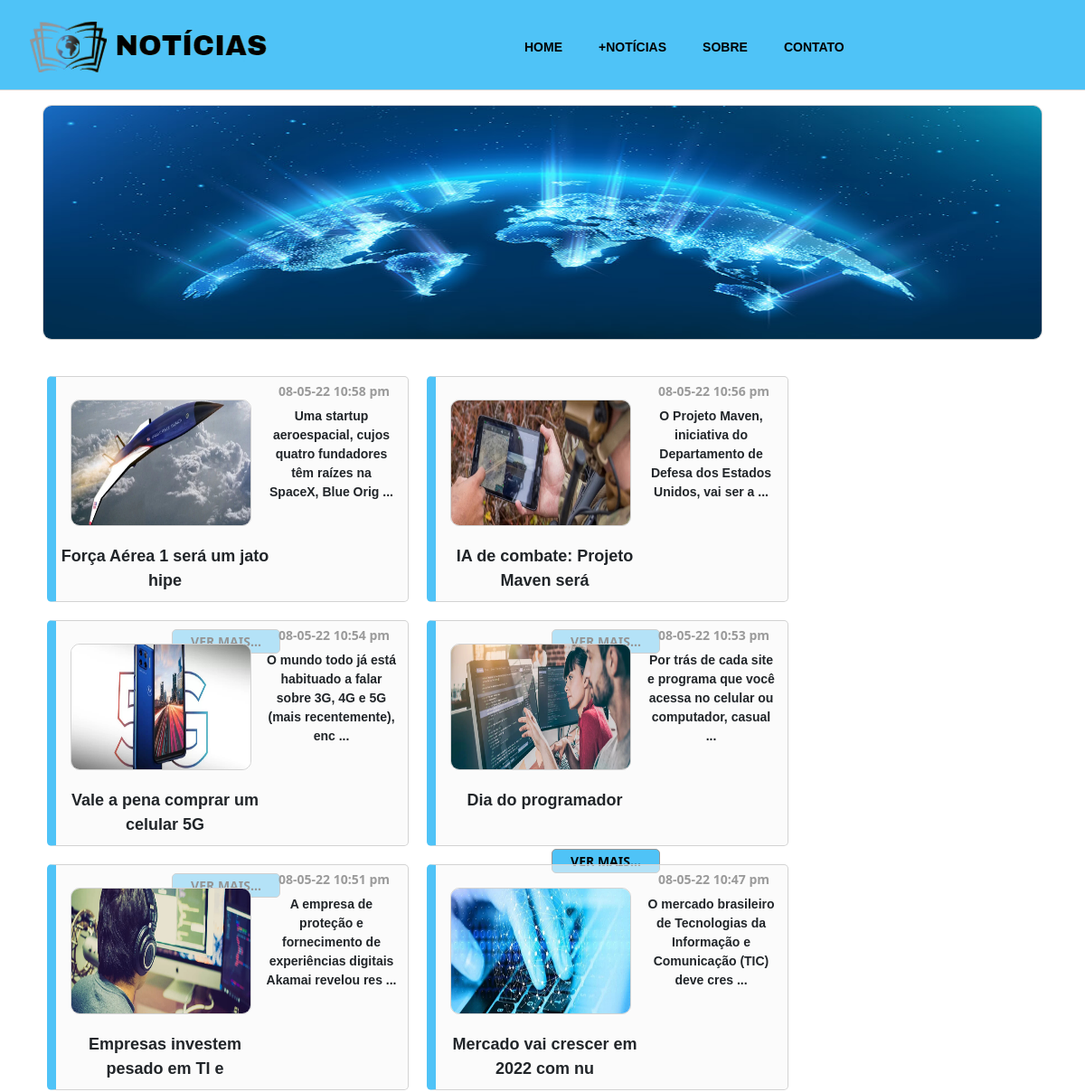
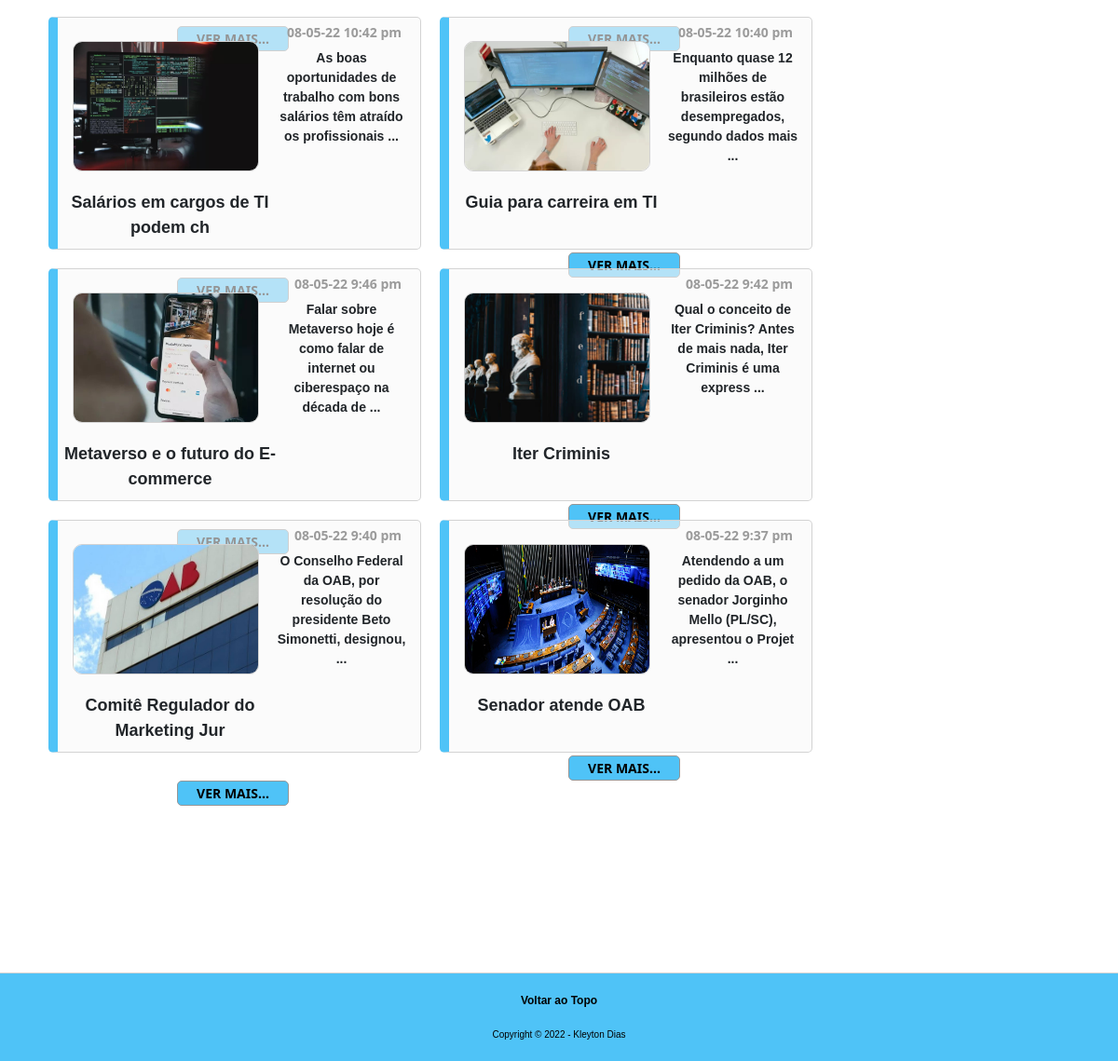
The page / on the database its author committed (2 pictures, top to bottom).
### tables this page shows
CREATE TABLE `noticias` (
  `id` int(11) NOT NULL,
  `titulo` varchar(100) NOT NULL,
  `data` timestamp NOT NULL DEFAULT current_timestamp(),
  `texto` longtext NOT NULL,
  `imagem` varchar(300) NOT NULL
);

### conexao.php (called while the page is built, shortened)
<?php
function formatData1($data){
    return date('d-m-y', strtotime($data));
}
function formatData2($data2){
    return date('g:i a', strtotime($data2));
}
?>

### index.php (the view, shortened to what this page needs)
<!DOCTYPE html>
<html lang="pt-br">
<head>
    <link rel="stylesheet" href="./css/style.css">
    <link href="https://cdn.jsdelivr.net/npm/bootstrap@5/dist/css/bootstrap.min.css" rel="stylesheet">
</head>
<body>
    <div class="menu">
        <div id="imglogo">
            <a href = "index.php"><img src="./img/logo1.png" alt=""></a></li>
        </div>
        <ul>
            <li><a href = "index.php">Home</a></li>
            <li><a href = "inserir.php">+Notícias</a></li>
            <li><a href = "index.php">Sobre</a></li>
            <li><a href = "index.php">Contato</a></li>
        </ul>
    </div>
    <div class="container-fluid text-center img1">
        <img src="./img/img2.jpg" alt="">
    </div>
    <div class="container-fluid text-center">
        <div class="divprincipal">
    <?php
            include 'conexao.php';
            $sql="SELECT * FROM noticias ORDER BY id DESC";
            $query= mysqli_query($conexao, $sql);
            while($dados= mysqli_fetch_array($query)){
            ?>
            <div class="div1">
                <img class="imagens" src="img/<?php echo $dados['imagem'];?>" alt="">
                <div class="div4">
                    <label id="label1"><?php echo  formatData1($dados['data']);?></label>
                    <label id="label2"><?php echo  formatData2($dados['data']);?></label>
                </div>
                <div class="div2">
                    <?php echo substr($dados['titulo'], 0, 34);?>
                </div>
                <div class="div3">
                    <?php  echo substr($dados['texto'], 0, 83)." ...";?>
                </div>
                <form class="" action="noticias.php" method="post">
                <input id="lernoticia" type="submit" name="noticias" value="Ver Mais...">
                </form>
            </div>
    <?php } ?>
        </div>
    </div>
   <br>
    <footer>
        <a href="#imglogo">Voltar ao Topo</a><br><br>
        <label>Copyright &copy 2022 - Kleyton Dias</label>
    </footer>
</body>
</html>

### css/style.css (style rules this page uses)
* { margin: 0; padding: 0; }
div#imglogo img { position:absolute; margin-top: 20px; margin-left: 2%; }
div ul { padding-left: 60%; list-style-type: none; width: 100%; height: 100px; background-color: #4fc3f7; border-bottom: 1px #d3d3d3 solid; }
div ul li { margin-left: 50%; text-align: right; margin-top: 35px; float: left; margin-left: 30px; font-family: Verdana, Geneva, Tahoma, sans-serif; text-transform: uppercase; }
div ul li a { text-decoration: none; color:black; font-size: 18px; font-weight: bold; }
div.img1 img { width: 94%; height: 260px; border: 1px #d3d3d3 solid; border-radius: 10px; }
div.divprincipal { margin-top: 40px; margin-left: 20px; margin-right: 20px; margin-bottom: 30px; }
div.div1 { background-color: #f8f8f898; width: 400px; height: 250px; border: 1px #d3d3d3 solid; border-radius: 5px; border-left: 10px #4fc3f7 solid; float: left; margin-left: 20px; margin-bottom: 20px; padding-top: 5px; }
div.div2 { font-family: Verdana, Geneva, Tahoma, sans-serif; text-align: center; width: 260px; max-height: 160px; overflow: hidden; float: left; font-size: 18px; font-weight: bold; padding-right: 24px; padding-left: 5px; }
.imagens { width: 200px; height: 140px; border-radius: 10px; border: 1px #d3d3d3 solid; float: left; margin: 20px 16px; }
div.div3 { font-family: Verdana, Geneva, Tahoma, sans-serif; font-size: 14px; margin-top: 28px; margin-right: 12px; font-weight: bold; }
div.div4 { font-size: 14px; font-weight: bold; float: right; padding-right: 20px; color: #9b9b9b; }
input#lernoticia { background-color: #4fc3f7; margin-top: 40px; font-size: 14px; color: black; border-radius: 5px; border: 1px #969696 solid; padding: 2px 20px; text-transform: uppercase; font-weight: 600; margin-right: 13px; }
footer { margin-top: 80%; border-top: 0.2px solid #d3d3d3; padding: 20px 0 20px; background-color: #4fc3f7; text-align: center; font-family: Verdana, Geneva, Tahoma, sans-serif; font-size: 12px; }
footer a { font-weight: 600; color: black; text-decoration: none; }
footer label { color: black; font-size: 10px; }
@media screen and (min-width: 900px) and (max-width: 1200px) { div ul { padding-left: 45%; padding-top: 20px; list-style-type: none; width: 100%; height: 100px; background-color: #4fc3f7; border-bottom: 1px #d3d3d3 solid; } }
@media screen and (min-width: 900px) and (max-width: 1200px) { div ul li { margin-top: 20px; margin-left: 40px; font-family: Verdana, Geneva, Tahoma, sans-serif; text-transform: uppercase; } }
@media screen and (min-width: 900px) and (max-width: 1200px) { div ul li a { text-decoration: none; color:black; font-size: 14px; font-weight: bold; } }
@media screen and (min-width: 900px) and (max-width: 1200px) { footer { margin-top: 151%; border-top: 0.2px solid #d3d3d3; padding: 20px 0 20px; background-color: #4fc3f7; text-align: center; font-family: Verdana, Geneva, Tahoma, sans-serif; font-size: 12px; } }

### rows shown on the page
noticias: imagem (picture), data "08-05-22", data "10:58 pm", titulo "Força Aérea 1 será um jato hipe", texto "Uma startup aeroespacial, cujos quatro fundadores têm raízes na SpaceX, Blue Orig"
noticias: imagem (picture), data "08-05-22", data "10:56 pm", titulo "IA de combate: Projeto Maven será", texto "O Projeto Maven, iniciativa do Departamento de Defesa dos Estados Unidos, vai ser a"
noticias: imagem (picture), data "08-05-22", data "10:54 pm", titulo "Vale a pena comprar um celular 5G", texto "O mundo todo já está habituado a falar sobre 3G, 4G e 5G (mais recentemente), enc"
noticias: imagem (picture), data "08-05-22", data "10:53 pm", titulo "Dia do programador", texto "Por trás de cada site e programa que você acessa no celular ou computador, casual"
noticias: imagem (picture), data "08-05-22", data "10:51 pm", titulo "Empresas investem pesado em TI e", texto "A empresa de proteção e fornecimento de experiências digitais Akamai revelou res"
noticias: imagem (picture), data "08-05-22", data "10:47 pm", titulo "Mercado vai crescer em 2022 com nu", texto "O mercado brasileiro de Tecnologias da Informação e Comunicação (TIC) deve cres"
noticias: imagem (picture), data "08-05-22", data "10:42 pm", titulo "Salários em cargos de TI podem ch", texto "As boas oportunidades de trabalho com bons salários têm atraído os profissionais"
noticias: imagem (picture), data "08-05-22", data "10:40 pm", titulo "Guia para carreira em TI", texto "Enquanto quase 12 milhões de brasileiros estão desempregados, segundo dados mais"
noticias: imagem (picture), data "08-05-22", data "9:46 pm", titulo "Metaverso e o futuro do E-commerce", texto "Falar sobre Metaverso hoje é como falar de internet ou ciberespaço na década de"
noticias: imagem (picture), data "08-05-22", data "9:42 pm", titulo "Iter Criminis", texto "Qual o conceito de Iter Criminis? Antes de mais nada, Iter Criminis é uma express"
noticias: imagem (picture), data "08-05-22", data "9:40 pm", titulo "Comitê Regulador do Marketing Jur", texto "O Conselho Federal da OAB, por resolução do presidente Beto Simonetti, designou,"
noticias: imagem (picture), data "08-05-22", data "9:37 pm", titulo "Senador atende OAB", texto "Atendendo a um pedido da OAB, o senador Jorginho Mello (PL/SC), apresentou o Projet"
